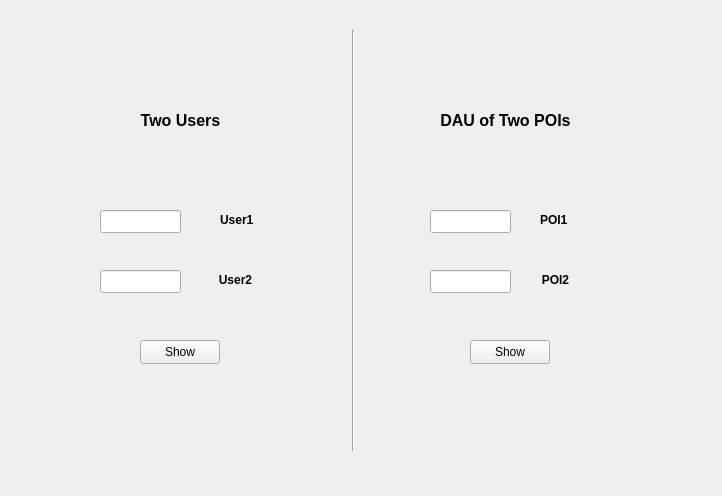
<?xml version="1.0" encoding="UTF-8"?>
<ui version="4.0">
 <class>comparePlot</class>
 <widget class="QWidget" name="comparePlot">
  <property name="geometry">
   <rect>
    <x>0</x>
    <y>0</y>
    <width>722</width>
    <height>496</height>
   </rect>
  </property>
  <property name="windowTitle">
   <string>Form</string>
  </property>
  <widget class="QWidget" name="widget" native="true">
   <property name="geometry">
    <rect>
     <x>30</x>
     <y>30</y>
     <width>621</width>
     <height>421</height>
    </rect>
   </property>
   <widget class="Line" name="line">
    <property name="geometry">
     <rect>
      <x>313</x>
      <y>0</y>
      <width>20</width>
      <height>421</height>
     </rect>
    </property>
    <property name="orientation">
     <enum>Qt::Vertical</enum>
    </property>
   </widget>
   <widget class="QLabel" name="label1">
    <property name="geometry">
     <rect>
      <x>50</x>
      <y>70</y>
      <width>201</width>
      <height>41</height>
     </rect>
    </property>
    <property name="text">
     <string>&lt;html&gt;&lt;head/&gt;&lt;body&gt;&lt;p align=&quot;center&quot;&gt;&lt;span style=&quot; font-size:12pt; font-weight:700;&quot;&gt;Two Users&lt;/span&gt;&lt;/p&gt;&lt;/body&gt;&lt;/html&gt;</string>
    </property>
   </widget>
   <widget class="QLabel" name="label2">
    <property name="geometry">
     <rect>
      <x>370</x>
      <y>70</y>
      <width>211</width>
      <height>41</height>
     </rect>
    </property>
    <property name="text">
     <string>&lt;html&gt;&lt;head/&gt;&lt;body&gt;&lt;p align=&quot;center&quot;&gt;&lt;span style=&quot; font-size:12pt; font-weight:700;&quot;&gt;DAU of Two POIs&lt;/span&gt;&lt;/p&gt;&lt;/body&gt;&lt;/html&gt;</string>
    </property>
   </widget>
   <widget class="QLineEdit" name="lineEdit1">
    <property name="geometry">
     <rect>
      <x>70</x>
      <y>180</y>
      <width>81</width>
      <height>23</height>
     </rect>
    </property>
   </widget>
   <widget class="QLabel" name="label3">
    <property name="geometry">
     <rect>
      <x>190</x>
      <y>180</y>
      <width>54</width>
      <height>21</height>
     </rect>
    </property>
    <property name="text">
     <string>&lt;html&gt;&lt;head/&gt;&lt;body&gt;&lt;p&gt;&lt;span style=&quot; font-weight:700;&quot;&gt;User1&lt;/span&gt;&lt;/p&gt;&lt;/body&gt;&lt;/html&gt;</string>
    </property>
   </widget>
   <widget class="QLineEdit" name="lineEdit2">
    <property name="geometry">
     <rect>
      <x>70</x>
      <y>240</y>
      <width>81</width>
      <height>23</height>
     </rect>
    </property>
   </widget>
   <widget class="QLabel" name="label4">
    <property name="geometry">
     <rect>
      <x>180</x>
      <y>240</y>
      <width>51</width>
      <height>20</height>
     </rect>
    </property>
    <property name="text">
     <string>&lt;html&gt;&lt;head/&gt;&lt;body&gt;&lt;p align=&quot;center&quot;&gt;&lt;span style=&quot; font-weight:700;&quot;&gt;User2&lt;/span&gt;&lt;/p&gt;&lt;/body&gt;&lt;/html&gt;</string>
    </property>
   </widget>
   <widget class="QPushButton" name="button1">
    <property name="geometry">
     <rect>
      <x>110</x>
      <y>310</y>
      <width>80</width>
      <height>24</height>
     </rect>
    </property>
    <property name="text">
     <string>Show</string>
    </property>
   </widget>
   <widget class="QLineEdit" name="lineEdit4">
    <property name="geometry">
     <rect>
      <x>400</x>
      <y>240</y>
      <width>81</width>
      <height>23</height>
     </rect>
    </property>
   </widget>
   <widget class="QLabel" name="label4_2">
    <property name="geometry">
     <rect>
      <x>500</x>
      <y>240</y>
      <width>51</width>
      <height>20</height>
     </rect>
    </property>
    <property name="text">
     <string>&lt;html&gt;&lt;head/&gt;&lt;body&gt;&lt;p align=&quot;center&quot;&gt;&lt;span style=&quot; font-weight:700;&quot;&gt;POI2&lt;/span&gt;&lt;/p&gt;&lt;/body&gt;&lt;/html&gt;</string>
    </property>
   </widget>
   <widget class="QLineEdit" name="lineEdit3">
    <property name="geometry">
     <rect>
      <x>400</x>
      <y>180</y>
      <width>81</width>
      <height>23</height>
     </rect>
    </property>
   </widget>
   <widget class="QPushButton" name="button2">
    <property name="geometry">
     <rect>
      <x>440</x>
      <y>310</y>
      <width>80</width>
      <height>24</height>
     </rect>
    </property>
    <property name="text">
     <string>Show</string>
    </property>
   </widget>
   <widget class="QLabel" name="label3_2">
    <property name="geometry">
     <rect>
      <x>510</x>
      <y>180</y>
      <width>54</width>
      <height>21</height>
     </rect>
    </property>
    <property name="text">
     <string>&lt;html&gt;&lt;head/&gt;&lt;body&gt;&lt;p&gt;&lt;span style=&quot; font-weight:700;&quot;&gt;POI1&lt;/span&gt;&lt;/p&gt;&lt;/body&gt;&lt;/html&gt;</string>
    </property>
   </widget>
  </widget>
 </widget>
 <resources/>
 <connections/>
</ui>
